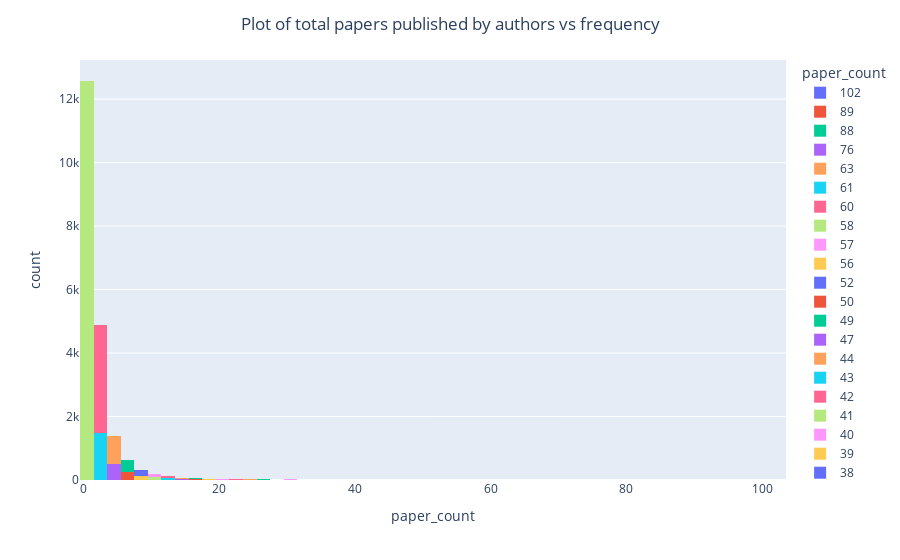

The notebook cell this image was saved under:
### Markdown cell above
```
Dataset: 

The dataset contains all paper titles, authors and their affiliations from the years

ICML Conference: 2017-2020
NeurIPS Conference: 2006-2020
ICLR Conference: 2018-2021 (except 2020)
```

This is a distribution of the top 10 authors who published maximum number of papers since 2006 (upto 2021). Sergey Levine, Pieter Abbeel and Michael Jordan are associated with UC Berkely, Yoshua with University of Montreal and Lawrence Carin with Duke University. According to current treds, America is leading research in AI and ML in terms of number of papers are published. From the above distribution, it can be observed that six out of ten authors are associated with a USA institute which justifies the current trends.

### Code cell
author_counts = papers.value_counts('Author').rename_axis('author_name').reset_index(name='paper_count')

fig = px.histogram(author_counts, x="paper_count", nbins = 60, color='paper_count')
fig.update_layout(title_text = "Plot of total papers published by authors vs frequency",title_x=0.5)
fig.show()

### Figure 1 — Plotly figure (JSON) as saved in the notebook; plotly's stock layout.template omitted (floating-point values rounded to 4 significant figures; data arrays with more than 128 entries replaced by an {"elided": "..."} marker saying what was removed)
{"data": [{"alignmentgroup": "True", "bingroup": "x", "hovertemplate": "paper_count=%{x}<br>count=%{y}<extra></extra>", "legendgroup": "102", "marker": {"color": "#636efa", "pattern": {"shape": ""}}, "name": "102", "nbinsx": 60, "offsetgroup": "102", "orientation": "v", "showlegend": true, "type": "histogram", "x": [102], "xaxis": "x", "yaxis": "y"}, {"alignmentgroup": "True", "bingroup": "x", "hovertemplate": "paper_count=%{x}<br>count=%{y}<extra></extra>", "legendgroup": "89", "marker": {"color": "#EF553B", "pattern": {"shape": ""}}, "name": "89", "nbinsx": 60, "offsetgroup": "89", "orientation": "v", "showlegend": true, "type": "histogram", "x": [89], "xaxis": "x", "yaxis": "y"}, {"alignmentgroup": "True", "bingroup": "x", "hovertemplate": "paper_count=%{x}<br>count=%{y}<extra></extra>", "legendgroup": "88", "marker": {"color": "#00cc96", "pattern": {"shape": ""}}, "name": "88", "nbinsx": 60, "offsetgroup": "88", "orientation": "v", "showlegend": true, "type": "histogram", "x": [88], "xaxis": "x", "yaxis": "y"}, {"alignmentgroup": "True", "bingroup": "x", "hovertemplate": "paper_count=%{x}<br>count=%{y}<extra></extra>", "legendgroup": "76", "marker": {"color": "#ab63fa", "pattern": {"shape": ""}}, "name": "76", "nbinsx": 60, "offsetgroup": "76", "orientation": "v", "showlegend": true, "type": "histogram", "x": [76, 76], "xaxis": "x", "yaxis": "y"}, {"alignmentgroup": "True", "bingroup": "x", "hovertemplate": "paper_count=%{x}<br>count=%{y}<extra></extra>", "legendgroup": "63", "marker": {"color": "#FFA15A", "pattern": {"shape": ""}}, "name": "63", "nbinsx": 60, "offsetgroup": "63", "orientation": "v", "showlegend": true, "type": "histogram", "x": [63, 63], "xaxis": "x", "yaxis": "y"}, {"alignmentgroup": "True", "bingroup": "x", "hovertemplate": "paper_count=%{x}<br>count=%{y}<extra></extra>", "legendgroup": "61", "marker": {"color": "#19d3f3", "pattern": {"shape": ""}}, "name": "61", "nbinsx": 60, "offsetgroup": "61", "orientation": "v", "showlegend": true, "type": "histogram", "x": [61], "xaxis": "x", "yaxis": "y"}, {"alignmentgroup": "True", "bingroup": "x", "hovertemplate": "paper_count=%{x}<br>count=%{y}<extra></extra>", "legendgroup": "60", "marker": {"color": "#FF6692", "pattern": {"shape": ""}}, "name": "60", "nbinsx": 60, "offsetgroup": "60", "orientation": "v", "showlegend": true, "type": "histogram", "x": [60], "xaxis": "x", "yaxis": "y"}, {"alignmentgroup": "True", "bingroup": "x", "hovertemplate": "paper_count=%{x}<br>count=%{y}<extra></extra>", "legendgroup": "58", "marker": {"color": "#B6E880", "pattern": {"shape": ""}}, "name": "58", "nbinsx": 60, "offsetgroup": "58", "orientation": "v", "showlegend": true, "type": "histogram", "x": [58], "xaxis": "x", "yaxis": "y"}, {"alignmentgroup": "True", "bingroup": "x", "hovertemplate": "paper_count=%{x}<br>count=%{y}<extra></extra>", "legendgroup": "57", "marker": {"color": "#FF97FF", "pattern": {"shape": ""}}, "name": "57", "nbinsx": 60, "offsetgroup": "57", "orientation": "v", "showlegend": true, "type": "histogram", "x": [57, 57, 57, 57], "xaxis": "x", "yaxis": "y"}, {"alignmentgroup": "True", "bingroup": "x", "hovertemplate": "paper_count=%{x}<br>count=%{y}<extra></extra>", "legendgroup": "56", "marker": {"color": "#FECB52", "pattern": {"shape": ""}}, "name": "56", "nbinsx": 60, "offsetgroup": "56", "orientation": "v", "showlegend": true, "type": "histogram", "x": [56, 56, 56, 56], "xaxis": "x", "yaxis": "y"}, {"alignmentgroup": "True", "bingroup": "x", "hovertemplate": "paper_count=%{x}<br>count=%{y}<extra></extra>", "legendgroup": "52", "marker": {"color": "#636efa", "pattern": {"shape": ""}}, "name": "52", "nbinsx": 60, "offsetgroup": "52", "orientation": "v", "showlegend": true, "type": "histogram", "x": [52], "xaxis": "x", "yaxis": "y"}, {"alignmentgroup": "True", "bingroup": "x", "hovertemplate": "paper_count=%{x}<br>count=%{y}<extra></extra>", "legendgroup": "50", "marker": {"color": "#EF553B", "pattern": {"shape": ""}}, "name": "50", "nbinsx": 60, "offsetgroup": "50", "orientation": "v", "showlegend": true, "type": "histogram", "x": [50], "xaxis": "x", "yaxis": "y"}, {"alignmentgroup": "True", "bingroup": "x", "hovertemplate": "paper_count=%{x}<br>count=%{y}<extra></extra>", "legendgroup": "49", "marker": {"color": "#00cc96", "pattern": {"shape": ""}}, "name": "49", "nbinsx": 60, "offsetgroup": "49", "orientation": "v", "showlegend": true, "type": "histogram", "x": [49, 49], "xaxis": "x", "yaxis": "y"}, {"alignmentgroup": "True", "bingroup": "x", "hovertemplate": "paper_count=%{x}<br>count=%{y}<extra></extra>", "legendgroup": "47", "marker": {"color": "#ab63fa", "pattern": {"shape": ""}}, "name": "47", "nbinsx": 60, "offsetgroup": "47", "orientation": "v", "showlegend": true, "type": "histogram", "x": [47, 47, 47, 47], "xaxis": "x", "yaxis": "y"}, {"alignmentgroup": "True", "bingroup": "x", "hovertemplate": "paper_count=%{x}<br>count=%{y}<extra></extra>", "legendgroup": "44", "marker": {"color": "#FFA15A", "pattern": {"shape": ""}}, "name": "44", "nbinsx": 60, "offsetgroup": "44", "orientation": "v", "showlegend": true, "type": "histogram", "x": [44, 44], "xaxis": "x", "yaxis": "y"}, {"alignmentgroup": "True", "bingroup": "x", "hovertemplate": "paper_count=%{x}<br>count=%{y}<extra></extra>", "legendgroup": "43", "marker": {"color": "#19d3f3", "pattern": {"shape": ""}}, "name": "43", "nbinsx": 60, "offsetgroup": "43", "orientation": "v", "showlegend": true, "type": "histogram", "x": [43, 43], "xaxis": "x", "yaxis": "y"}, {"alignmentgroup": "True", "bingroup": "x", "hovertemplate": "paper_count=%{x}<br>count=%{y}<extra></extra>", "legendgroup": "42", "marker": {"color": "#FF6692", "pattern": {"shape": ""}}, "name": "42", "nbinsx": 60, "offsetgroup": "42", "orientation": "v", "showlegend": true, "type": "histogram", "x": [42, 42], "xaxis": "x", "yaxis": "y"}, {"alignmentgroup": "True", "bingroup": "x", "hovertemplate": "paper_count=%{x}<br>count=%{y}<extra></extra>", "legendgroup": "41", "marker": {"color": "#B6E880", "pattern": {"shape": ""}}, "name": "41", "nbinsx": 60, "offsetgroup": "41", "orientation": "v", "showlegend": true, "type": "histogram", "x": [41, 41, 41], "xaxis": "x", "yaxis": "y"}, {"alignmentgroup": "True", "bingroup": "x", "hovertemplate": "paper_count=%{x}<br>count=%{y}<extra></extra>", "legendgroup": "40", "marker": {"color": "#FF97FF", "pattern": {"shape": ""}}, "name": "40", "nbinsx": 60, "offsetgroup": "40", "orientation": "v", "showlegend": true, "type": "histogram", "x": [40, 40, 40], "xaxis": "x", "yaxis": "y"}, {"alignmentgroup": "True", "bingroup": "x", "hovertemplate": "paper_count=%{x}<br>count=%{y}<extra></extra>", "legendgroup": "39", "marker": {"color": "#FECB52", "pattern": {"shape": ""}}, "name": "39", "nbinsx": 60, "offsetgroup": "39", "orientation": "v", "showlegend": true, "type": "histogram", "x": [39], "xaxis": "x", "yaxis": "y"}, {"alignmentgroup": "True", "bingroup": "x", "hovertemplate": "paper_count=%{x}<br>count=%{y}<extra></extra>", "legendgroup": "38", "marker": {"color": "#636efa", "pattern": {"shape": ""}}, "name": "38", "nbinsx": 60, "offsetgroup": "38", "orientation": "v", "showlegend": true, "type": "histogram", "x": [38, 38], "xaxis": "x", "yaxis": "y"}, {"alignmentgroup": "True", "bingroup": "x", "hovertemplate": "paper_count=%{x}<br>count=%{y}<extra></extra>", "legendgroup": "37", "marker": {"color": "#EF553B", "pattern": {"shape": ""}}, "name": "37", "nbinsx": 60, "offsetgroup": "37", "orientation": "v", "showlegend": true, "type": "histogram", "x": [37], "xaxis": "x", "yaxis": "y"}, {"alignmentgroup": "True", "bingroup": "x", "hovertemplate": "paper_count=%{x}<br>count=%{y}<extra></extra>", "legendgroup": "36", "marker": {"color": "#00cc96", "pattern": {"shape": ""}}, "name": "36", "nbinsx": 60, "offsetgroup": "36", "orientation": "v", "showlegend": true, "type": "histogram", "x": [36, 36, 36], "xaxis": "x", "yaxis": "y"}, {"alignmentgroup": "True", "bingroup": "x", "hovertemplate": "paper_count=%{x}<br>count=%{y}<extra></extra>", "legendgroup": "35", "marker": {"color": "#ab63fa", "pattern": {"shape": ""}}, "name": "35", "nbinsx": 60, "offsetgroup": "35", "orientation": "v", "showlegend": true, "type": "histogram", "x": [35, 35], "xaxis": "x", "yaxis": "y"}, {"alignmentgroup": "True", "bingroup": "x", "hovertemplate": "paper_count=%{x}<br>count=%{y}<extra></extra>", "legendgroup": "34", "marker": {"color": "#FFA15A", "pattern": {"shape": ""}}, "name": "34", "nbinsx": 60, "offsetgroup": "34", "orientation": "v", "showlegend": true, "type": "histogram", "x": [34, 34, 34, 34], "xaxis": "x", "yaxis": "y"}, {"alignmentgroup": "True", "bingroup": "x", "hovertemplate": "paper_count=%{x}<br>count=%{y}<extra></extra>", "legendgroup": "33", "marker": {"color": "#19d3f3", "pattern": {"shape": ""}}, "name": "33", "nbinsx": 60, "offsetgroup": "33", "orientation": "v", "showlegend": true, "type": "histogram", "x": [33, 33, 33, 33], "xaxis": "x", "yaxis": "y"}, {"alignmentgroup": "True", "bingroup": "x", "hovertemplate": "paper_count=%{x}<br>count=%{y}<extra></extra>", "legendgroup": "32", "marker": {"color": "#FF6692", "pattern": {"shape": ""}}, "name": "32", "nbinsx": 60, "offsetgroup": "32", "orientation": "v", "showlegend": true, "type": "histogram", "x": [32, 32, 32, 32, 32, 32, 32], "xaxis": "x", "yaxis": "y"}, {"alignmentgroup": "True", "bingroup": "x", "hovertemplate": "paper_count=%{x}<br>count=%{y}<extra></extra>", "legendgroup": "31", "marker": {"color": "#B6E880", "pattern": {"shape": ""}}, "name": "31", "nbinsx": 60, "offsetgroup": "31", "orientation": "v", "showlegend": true, "type": "histogram", "x": [31, 31, 31, 31, 31, 31, 31], "xaxis": "x", "yaxis": "y"}, {"alignmentgroup": "True", "bingroup": "x", "hovertemplate": "paper_count=%{x}<br>count=%{y}<extra></extra>", "legendgroup": "30", "marker": {"color": "#FF97FF", "pattern": {"shape": ""}}, "name": "30", "nbinsx": 60, "offsetgroup": "30", "orientation": "v", "showlegend": true, "type": "histogram", "x": [30, 30, 30, 30, 30, 30, 30, 30, 30, 30, 30], "xaxis": "x", "yaxis": "y"}, {"alignmentgroup": "True", "bingroup": "x", "hovertemplate": "paper_count=%{x}<br>count=%{y}<extra></extra>", "legendgroup": "29", "marker": {"color": "#FECB52", "pattern": {"shape": ""}}, "name": "29", "nbinsx": 60, "offsetgroup": "29", "orientation": "v", "showlegend": true, "type": "histogram", "x": [29, 29], "xaxis": "x", "yaxis": "y"}, {"alignmentgroup": "True", "bingroup": "x", "hovertemplate": "paper_count=%{x}<br>count=%{y}<extra></extra>", "legendgroup": "28", "marker": {"color": "#636efa", "pattern": {"shape": ""}}, "name": "28", "nbinsx": 60, "offsetgroup": "28", "orientation": "v", "showlegend": true, "type": "histogram", "x": [28, 28, 28, 28, 28, 28, 28, 28, 28], "xaxis": "x", "yaxis": "y"}, {"alignmentgroup": "True", "bingroup": "x", "hovertemplate": "paper_count=%{x}<br>count=%{y}<extra></extra>", "legendgroup": "27", "marker": {"color": "#EF553B", "pattern": {"shape": ""}}, "name": "27", "nbinsx": 60, "offsetgroup": "27", "orientation": "v", "showlegend": true, "type": "histogram", "x": [27, 27, 27, 27, 27, 27, 27, 27, 27, 27, 27], "xaxis": "x", "yaxis": "y"}, {"alignmentgroup": "True", "bingroup": "x", "hovertemplate": "paper_count=%{x}<br>count=%{y}<extra></extra>", "legendgroup": "26", "marker": {"color": "#00cc96", "pattern": {"shape": ""}}, "name": "26", "nbinsx": 60, "offsetgroup": "26", "orientation": "v", "showlegend": true, "type": "histogram", "x": [26, 26, 26, 26, 26, 26, 26, 26, 26], "xaxis": "x", "yaxis": "y"}, {"alignmentgroup": "True", "bingroup": "x", "hovertemplate": "paper_count=%{x}<br>count=%{y}<extra></extra>", "legendgroup": "25", "marker": {"color": "#ab63fa", "pattern": {"shape": ""}}, "name": "25", "nbinsx": 60, "offsetgroup": "25", "orientation": "v", "showlegend": true, "type": "histogram", "x": [25, 25, 25, 25, 25, 25, 25, 25, 25], "xaxis": "x", "yaxis": "y"}, {"alignmentgroup": "True", "bingroup": "x", "hovertemplate": "paper_count=%{x}<br>count=%{y}<extra></extra>", "legendgroup": "24", "marker": {"color": "#FFA15A", "pattern": {"shape": ""}}, "name": "24", "nbinsx": 60, "offsetgroup": "24", "orientation": "v", "showlegend": true, "type": "histogram", "x": [24, 24, 24, 24, 24, 24, 24, 24], "xaxis": "x", "yaxis": "y"}, {"alignmentgroup": "True", "bingroup": "x", "hovertemplate": "paper_count=%{x}<br>count=%{y}<extra></extra>", "legendgroup": "23", "marker": {"color": "#19d3f3", "pattern": {"shape": ""}}, "name": "23", "nbinsx": 60, "offsetgroup": "23", "orientation": "v", "showlegend": true, "type": "histogram", "x": [23, 23, 23, 23, 23, 23, 23, 23, 23, 23, 23, 23, 23, 23], "xaxis": "x", "yaxis": "y"}, {"alignmentgroup": "True", "bingroup": "x", "hovertemplate": "paper_count=%{x}<br>count=%{y}<extra></extra>", "legendgroup": "22", "marker": {"color": "#FF6692", "pattern": {"shape": ""}}, "name": "22", "nbinsx": 60, "offsetgroup": "22", "orientation": "v", "showlegend": true, "type": "histogram", "x": [22, 22, 22, 22, 22, 22, 22, 22, 22, 22, 22, 22, 22, 22], "xaxis": "x", "yaxis": "y"}, {"alignmentgroup": "True", "bingroup": "x", "hovertemplate": "paper_count=%{x}<br>count=%{y}<extra></extra>", "legendgroup": "21", "marker": {"color": "#B6E880", "pattern": {"shape": ""}}, "name": "21", "nbinsx": 60, "offsetgroup": "21", "orientation": "v", "showlegend": true, "type": "histogram", "x": [21, 21, 21, 21, 21, 21, 21, 21, 21, 21], "xaxis": "x", "yaxis": "y"}, {"alignmentgroup": "True", "bingroup": "x", "hovertemplate": "paper_count=%{x}<br>count=%{y}<extra></extra>", "legendgroup": "20", "marker": {"color": "#FF97FF", "pattern": {"shape": ""}}, "name": "20", "nbinsx": 60, "offsetgroup": "20", "orientation": "v", "showlegend": true, "type": "histogram", "x": [20, 20, 20, 20, 20, 20, 20, 20, 20, 20, 20, 20, 20, 20, 20, 20, 20, 20, 20, 20, 20, 20], "xaxis": "x", "yaxis": "y"}, {"alignmentgroup": "True", "bingroup": "x", "hovertemplate": "paper_count=%{x}<br>count=%{y}<extra></extra>", "legendgroup": "19", "marker": {"color": "#FECB52", "pattern": {"shape": ""}}, "name": "19", "nbinsx": 60, "offsetgroup": "19", "orientation": "v", "showlegend": true, "type": "histogram", "x": [19, 19, 19, 19, 19, 19, 19, 19, 19, 19, 19, 19, 19, 19, 19, 19, 19, 19, 19, 19, 19, 19, 19], "xaxis": "x", "yaxis": "y"}, {"alignmentgroup": "True", "bingroup": "x", "hovertemplate": "paper_count=%{x}<br>count=%{y}<extra></extra>", "legendgroup": "18", "marker": {"color": "#636efa", "pattern": {"shape": ""}}, "name": "18", "nbinsx": 60, "offsetgroup": "18", "orientation": "v", "showlegend": true, "type": "histogram", "x": [18, 18, 18, 18, 18, 18, 18, 18, 18, 18, 18, 18, 18, 18, 18, 18, 18, 18, 18, 18, 18], "xaxis": "x", "yaxis": "y"}, {"alignmentgroup": "True", "bingroup": "x", "hovertemplate": "paper_count=%{x}<br>count=%{y}<extra></extra>", "legendgroup": "17", "marker": {"color": "#EF553B", "pattern": {"shape": ""}}, "name": "17", "nbinsx": 60, "offsetgroup": "17", "orientation": "v", "showlegend": true, "type": "histogram", "x": [17, 17, 17, 17, 17, 17, 17, 17, 17, 17, 17, 17, 17, 17, 17, 17, 17, 17, 17, 17, 17, 17, 17, 17, 17, 17, 17, 17, 17, 17, 17, 17, 17], "xaxis": "x", "yaxis": "y"}, {"alignmentgroup": "True", "bingroup": "x", "hovertemplate": "paper_count=%{x}<br>count=%{y}<extra></extra>", "legendgroup": "16", "marker": {"color": "#00cc96", "pattern": {"shape": ""}}, "name": "16", "nbinsx": 60, "offsetgroup": "16", "orientation": "v", "showlegend": true, "type": "histogram", "x": [16, 16, 16, 16, 16, 16, 16, 16, 16, 16, 16, 16, 16, 16, 16, 16, 16, 16, 16, 16, 16, 16, 16, 16, 16, 16, 16, 16, 16, 16, 16, 16, 16], "xaxis": "x", "yaxis": "y"}, {"alignmentgroup": "True", "bingroup": "x", "hovertemplate": "paper_count=%{x}<br>count=%{y}<extra></extra>", "legendgroup": "15", "marker": {"color": "#ab63fa", "pattern": {"shape": ""}}, "name": "15", "nbinsx": 60, "offsetgroup": "15", "orientation": "v", "showlegend": true, "type": "histogram", "x": [15, 15, 15, 15, 15, 15, 15, 15, 15, 15, 15, 15, 15, 15, 15, 15, 15, 15, 15, 15, 15, 15, 15, 15, 15, 15, 15, 15, 15, 15, 15, 15, 15, 15, 15, 15], "xaxis": "x", "yaxis": "y"}, {"alignmentgroup": "True", "bingroup": "x", "hovertemplate": "paper_count=%{x}<br>count=%{y}<extra></extra>", "legendgroup": "14", "marker": {"color": "#FFA15A", "pattern": {"shape": ""}}, "name": "14", "nbinsx": 60, "offsetgroup": "14", "orientation": "v", "showlegend": true, "type": "histogram", "x": [14, 14, 14, 14, 14, 14, 14, 14, 14, 14, 14, 14, 14, 14, 14, 14, 14, 14, 14, 14, 14, 14, 14, 14, 14, 14, 14, 14, 14, 14, 14, 14, 14, 14, 14, 14, 14, 14, 14, 14, 14], "xaxis": "x", "yaxis": "y"}, {"alignmentgroup": "True", "bingroup": "x", "hovertemplate": "paper_count=%{x}<br>count=%{y}<extra></extra>", "legendgroup": "13", "marker": {"color": "#19d3f3", "pattern": {"shape": ""}}, "name": "13", "nbinsx": 60, "offsetgroup": "13", "orientation": "v", "showlegend": true, "type": "histogram", "x": [13, 13, 13, 13, 13, 13, 13, 13, 13, 13, 13, 13, 13, 13, 13, 13, 13, 13, 13, 13, 13, 13, 13, 13, 13, 13, 13, 13, 13, 13, 13, 13, 13, 13, 13, 13, 13, 13, 13, 13, 13, 13, 13, 13, 13, 13, 13, 13, 13, 13, 13, 13, 13, 13, 13, 13, 13, 13, 13], "xaxis": "x", "yaxis": "y"}, {"alignmentgroup": "True", "bingroup": "x", "hovertemplate": "paper_count=%{x}<br>count=%{y}<extra></extra>", "legendgroup": "12", "marker": {"color": "#FF6692", "pattern": {"shape": ""}}, "name": "12", "nbinsx": 60, "offsetgroup": "12", "orientation": "v", "showlegend": true, "type": "histogram", "x": [12, 12, 12, 12, 12, 12, 12, 12, 12, 12, 12, 12, 12, 12, 12, 12, 12, 12, 12, 12, 12, 12, 12, 12, 12, 12, 12, 12, 12, 12, 12, 12, 12, 12, 12, 12, 12, 12, 12, 12, 12, 12, 12, 12, 12, 12, 12, 12, 12, 12, 12, 12, 12, 12, 12, 12, 12, 12, 12, 12, 12, 12, 12, 12, 12, 12, 12, 12, 12, 12, 12, 12], "xaxis": "x", "yaxis": "y"}, {"alignmentgroup": "True", "bingroup": "x", "hovertemplate": "paper_count=%{x}<br>count=%{y}<extra></extra>", "legendgroup": "11", "marker": {"color": "#B6E880", "pattern": {"shape": ""}}, "name": "11", "nbinsx": 60, "offsetgroup": "11", "orientation": "v", "showlegend": true, "type": "histogram", "x": [11, 11, 11, 11, 11, 11, 11, 11, 11, 11, 11, 11, 11, 11, 11, 11, 11, 11, 11, 11, 11, 11, 11, 11, 11, 11, 11, 11, 11, 11, 11, 11, 11, 11, 11, 11, 11, 11, 11, 11, 11, 11, 11, 11, 11, 11, 11, 11, 11, 11, 11, 11, 11, 11, 11, 11, 11, 11, 11, 11, 11, 11, 11, 11, 11, 11, 11, 11, 11, 11, 11, 11, 11, 11, 11, 11, 11, 11, 11, 11, 11, 11, 11, 11, 11, 11, 11, 11, 11, 11, 11], "xaxis": "x", "yaxis": "y"}, {"alignmentgroup": "True", "bingroup": "x", "hovertemplate": "paper_count=%{x}<br>count=%{y}<extra></extra>", "legendgroup": "10", "marker": {"color": "#FF97FF", "pattern": {"shape": ""}}, "name": "10", "nbinsx": 60, "offsetgroup": "10", "orientation": "v", "showlegend": true, "type": "histogram", "x": [10, 10, 10, 10, 10, 10, 10, 10, 10, 10, 10, 10, 10, 10, 10, 10, 10, 10, 10, 10, 10, 10, 10, 10, 10, 10, 10, 10, 10, 10, 10, 10, 10, 10, 10, 10, 10, 10, 10, 10, 10, 10, 10, 10, 10, 10, 10, 10, 10, 10, 10, 10, 10, 10, 10, 10, 10, 10, 10, 10, 10, 10, 10, 10, 10, 10, 10, 10, 10, 10, 10, 10, 10, 10, 10, 10, 10, 10, 10, 10, 10, 10, 10, 10, 10, 10, 10, 10, 10, 10, 10, 10, 10, 10, 10, 10, 10, 10, 10, 10, 10, 10, 10, 10, 10], "xaxis": "x", "yaxis": "y"}, {"alignmentgroup": "True", "bingroup": "x", "hovertemplate": "paper_count=%{x}<br>count=%{y}<extra></extra>", "legendgroup": "9", "marker": {"color": "#FECB52", "pattern": {"shape": ""}}, "name": "9", "nbinsx": 60, "offsetgroup": "9", "orientation": "v", "showlegend": true, "type": "histogram", "x": {"elided": "131 int values"}, "xaxis": "x", "yaxis": "y"}, {"alignmentgroup": "True", "bingroup": "x", "hovertemplate": "paper_count=%{x}<br>count=%{y}<extra></extra>", "legendgroup": "8", "marker": {"color": "#636efa", "pattern": {"shape": ""}}, "name": "8", "nbinsx": 60, "offsetgroup": "8", "orientation": "v", "showlegend": true, "type": "histogram", "x": {"elided": "196 int values"}, "xaxis": "x", "yaxis": "y"}, {"alignmentgroup": "True", "bingroup": "x", "hovertemplate": "paper_count=%{x}<br>count=%{y}<extra></extra>", "legendgroup": "7", "marker": {"color": "#EF553B", "pattern": {"shape": ""}}, "name": "7", "nbinsx": 60, "offsetgroup": "7", "orientation": "v", "showlegend": true, "type": "histogram", "x": {"elided": "246 int values"}, "xaxis": "x", "yaxis": "y"}, {"alignmentgroup": "True", "bingroup": "x", "hovertemplate": "paper_count=%{x}<br>count=%{y}<extra></extra>", "legendgroup": "6", "marker": {"color": "#00cc96", "pattern": {"shape": ""}}, "name": "6", "nbinsx": 60, "offsetgroup": "6", "orientation": "v", "showlegend": true, "type": "histogram", "x": {"elided": "378 int values"}, "xaxis": "x", "yaxis": "y"}, {"alignmentgroup": "True", "bingroup": "x", "hovertemplate": "paper_count=%{x}<br>count=%{y}<extra></extra>", "legendgroup": "5", "marker": {"color": "#ab63fa", "pattern": {"shape": ""}}, "name": "5", "nbinsx": 60, "offsetgroup": "5", "orientation": "v", "showlegend": true, "type": "histogram", "x": {"elided": "510 int values"}, "xaxis": "x", "yaxis": "y"}, {"alignmentgroup": "True", "bingroup": "x", "hovertemplate": "paper_count=%{x}<br>count=%{y}<extra></extra>", "legendgroup": "4", "marker": {"color": "#FFA15A", "pattern": {"shape": ""}}, "name": "4", "nbinsx": 60, "offsetgroup": "4", "orientation": "v", "showlegend": true, "type": "histogram", "x": {"elided": "871 int values"}, "xaxis": "x", "yaxis": "y"}, {"alignmentgroup": "True", "bingroup": "x", "hovertemplate": "paper_count=%{x}<br>count=%{y}<extra></extra>", "legendgroup": "3", "marker": {"color": "#19d3f3", "pattern": {"shape": ""}}, "name": "3", "nbinsx": 60, "offsetgroup": "3", "orientation": "v", "showlegend": true, "type": "histogram", "x": {"elided": "1488 int values"}, "xaxis": "x", "yaxis": "y"}, {"alignmentgroup": "True", "bingroup": "x", "hovertemplate": "paper_count=%{x}<br>count=%{y}<extra></extra>", "legendgroup": "2", "marker": {"color": "#FF6692", "pattern": {"shape": ""}}, "name": "2", "nbinsx": 60, "offsetgroup": "2", "orientation": "v", "showlegend": true, "type": "histogram", "x": {"elided": "3403 int values"}, "xaxis": "x", "yaxis": "y"}, {"alignmentgroup": "True", "bingroup": "x", "hovertemplate": "paper_count=%{x}<br>count=%{y}<extra></extra>", "legendgroup": "1", "marker": {"color": "#B6E880", "pattern": {"shape": ""}}, "name": "1", "nbinsx": 60, "offsetgroup": "1", "orientation": "v", "showlegend": true, "type": "histogram", "x": {"elided": "12571 int values"}, "xaxis": "x", "yaxis": "y"}], "layout": {"barmode": "relative", "legend": {"title": {"text": "paper_count"}, "tracegroupgap": 0}, "margin": {"t": 60}, "title": {"text": "Plot of total papers published by authors vs frequency", "x": 0.5}, "xaxis": {"anchor": "y", "categoryarray": [102, 89, 88, 76, 63, 61, 60, 58, 57, 56, 52, 50, 49, 47, 44, 43, 42, 41, 40, 39, 38, 37, 36, 35, 34, 33, 32, 31, 30, 29, 28, 27, 26, 25, 24, 23, 22, 21, 20, 19, 18, 17, 16, 15, 14, 13, 12, 11, 10, 9, 8, 7, 6, 5, 4, 3, 2, 1], "categoryorder": "array", "domain": [0, 1], "title": {"text": "paper_count"}}, "yaxis": {"anchor": "x", "domain": [0, 1], "title": {"text": "count"}}}}
